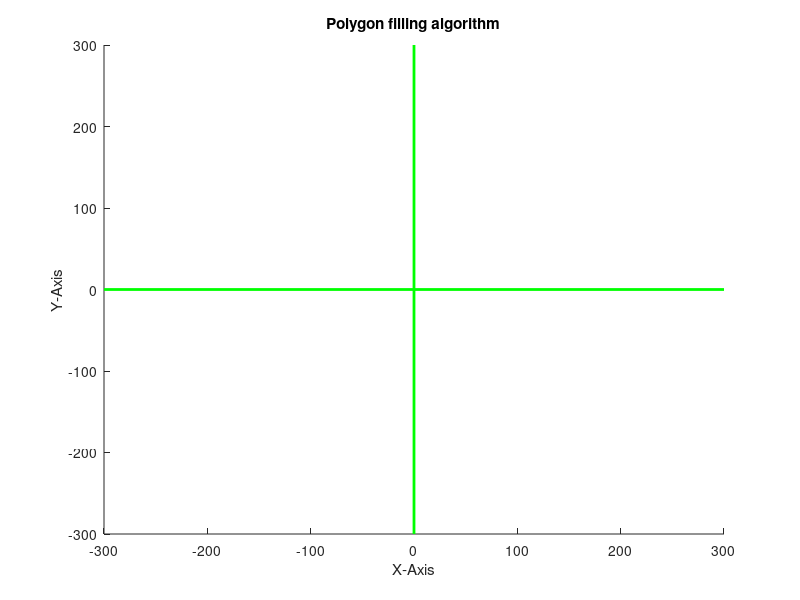

The MATLAB source for this figure:
clc
clear

function func = update(a,b)
        if(a-b>0)
                func=1;
        elseif(a-b<0)
                func=-1;
        else
                func=0;
        end
end

function func = find_inter(x,y,a,b,line)
        result=0;
        ymax = 0;
        ymin = 0;
        xmax = 0;
        xmin = 0;
        if(x>a)
                xmin=a;
                xmax=x;
        else
                xmin=x;
                xmax=a;
        end
        if(y>b)
                ymin=b;
                ymax=y;
        else
                ymin=y;
                ymax=b;
        end
        if(b==y)
                result=-999999;
        elseif(a==x)
                if(line>=ymin && line<=ymax)
                          result = x;
                else
                          result=-999999;
          end
        else
                if(line<ymin || line>ymax)
                          result=-999999;
                else
                          result= x+((line-y)/((b-y)/(a-x)));
          end
        end
        func = result;
end

point = input("Enter the no. of points in polygon:        ");
x_vals = [];
y_vals = [];
for i = 1:point
        x = input("Enter the x co-ordinate of point:        ");
        y = input("Enter the y co-ordinate of point:        ");
        x_vals(i)=x;
          y_vals(i)=y;
end
ymin=y_vals(1);
ymax=y_vals(1);
for i= 2:point
        if(y_vals(i)>ymax)
                ymax=y_vals(i);
        elseif(y_vals(i)<ymin)
                ymin=y_vals(i);
        end
end
ymin;
ymax;
final_points_x = [];
tot_x = 1;
final_points_y = [];
tot_y = 1;
for i = ymin:ymax
        i
        flag = 0;
        count = 1;
        prev_inter_point = -999999;
        inter_points = [];
        for j = 1:point-1
                inter_point = find_inter(x_vals(j),y_vals(j),x_vals(j+1),y_vals(j+1),i);
                if(inter_point==-999999)
                        flag=update(y_vals(j+1),y_vals(j));
                        prev_inter_point=inter_point;
                        continue
                end
                if(y_vals(j+1)-y_vals(j)>0)
                        if(flag==1 && prev_inter_point==inter_point)
                                flag=update(y_vals(j+1),y_vals(j));
                                prev_inter_point=inter_point;
                                continue
                        end
                elseif(y_vals(j+1)-y_vals(j)<0)
                        if(flag==-1 && prev_inter_point==inter_point)
                                flag=update(y_vals(j+1),y_vals(j));
                                prev_inter_point=inter_point;
                                continue
                        end
                end
                inter_points(count) = inter_point;
                flag = update(y_vals(j+1),y_vals(j));
                prev_inter_point=inter_point;
                count=count+1;
        end
        inter_point = find_inter(x_vals(point),y_vals(point),x_vals(1),y_vals(1),i);
        if(inter_point!=-999999)
                if(y_vals(1)-y_vals(point)>0)
                        if(flag!=1 || prev_inter_point!=inter_point)
                                inter_points(count) = inter_points;
                                count=count+1;
                        end
                elseif(y_vals(1)-y_vals(point)<0)
                        if(flag!=-1 || prev_inter_point!=inter_point)
                                inter_points(count) = inter_point;
                                count=count+1;
                        end
                else
                        inter_points(count) = inter_point;
                        count=count+1;
                end
        end
        inter_points;
        inter_points=sort(inter_points);
        for j = 1:2:count-2
    a=inter_points(j);
    b=inter_points(j+1);
                for k = a:b
                        final_points_x(tot_x)= k;
                        final_points_y(tot_y)= i;
                        tot_x=tot_x+1;
                        tot_y=tot_y+1;
                end
        end
end
axis_x= [-300,300];
axis_y= [0,0];
line(axis_x,axis_y,'Color',[0.0,1.0,0.0],'LineWidth',2);
axis_y= [-300,300];
axis_x= [0,0];
line(axis_x,axis_y,'Color',[0.0,1.0,0.0],'LineWidth',2);
hold on
scatter(final_points_x,final_points_y)
axis([-300 300 -300 300]);
xlabel('X-Axis');
ylabel('Y-Axis');
title('Polygon filling algorithm');
